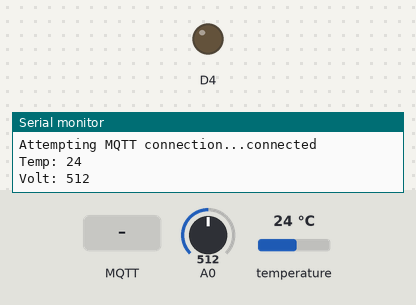
A sketch run on a simulated ESP8266 (NodeMCU). Parts: output pins drawn as LEDs (lit = HIGH), the last lines printed to the serial monitor. Inputs (shaded band) come from the test bench; at power-on: A0 = 512, temperature 24 °C. WiFi joins after 1.5 s; servers stay silent unless stated; no MQTT or app messages arrive unless stated.

Above: at 2.7 s.
2.8 s: MQTT message "1" arrives on the first subscribed topic
At 3.4 s:
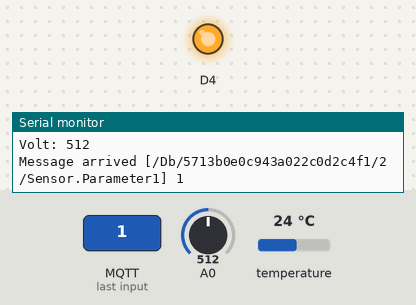
4.5 s: MQTT message "0" arrives on the first subscribed topic
At 5.7 s:
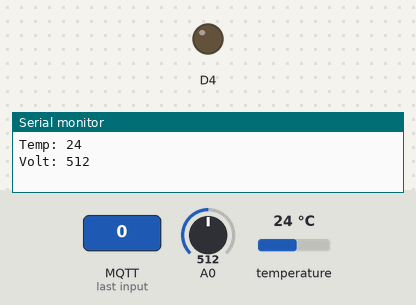
Timing chart, 0 to 7.5 s (numbered marks = the images above; inputs shaded):
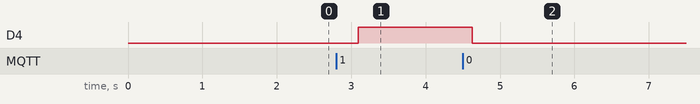

Measured:
- after the input at 2.8 s, D4: LOW → HIGH after 0.30 s
- after the input at 4.5 s, D4: HIGH → LOW after 0.13 s

The sketch:

mqtt_iot_playground.ino
```cpp
#include <ESP8266WiFi.h>
#include <PubSubClient.h>
#include <OneWire.h>
#include <DallasTemperature.h>

// Update these with values suitable for your network.

const char* ssid = "YOUR_WIFI_NETWORK_ID";
const char* password = "YOUR_WIFI_NETWORK_PASS";
const char* mqtt_server = "cloud.iot-playground.com";

#define ONE_WIRE_BUS D7

WiFiClient espClient;
PubSubClient client(espClient);

OneWire oneWire(ONE_WIRE_BUS);
DallasTemperature sensors(&oneWire);

char msg[10];

int temp;
int voltage;

char inTopicLedCtrl[] = "/Db/5713b0e0c943a022c0d2c4f1/2/Sensor.Parameter1";
char outTopicTemp[] = "/Db/5713b0e0c943a022c0d2c4f1/1/Sensor.Parameter1";
char outTopicVoltage[] = "/Db/5713b0e0c943a022c0d2c4f1/1/Sensor.Parameter2";

void setup_wifi() {

  delay(10);
  // We start by connecting to a WiFi network
  Serial.println();
  Serial.print("Connecting to ");
  Serial.println(ssid);

  WiFi.begin(ssid, password);

  while (WiFi.status() != WL_CONNECTED) {
    delay(500);
    Serial.print(".");
  }

  Serial.println("");
  Serial.println("WiFi connected");
  Serial.println("IP address: ");
  Serial.println(WiFi.localIP());
}

void callback(char* topic, byte* payload, unsigned int length) {
  Serial.print("Message arrived [");
  Serial.print(topic);
  Serial.print("] ");
  for (int i = 0; i < length; i++) {
    Serial.print((char)payload[i]);
  }
  Serial.println();

  // Switch on the LED if an 1 was received as first character
  if ((char)payload[0] == '1') {
    digitalWrite(BUILTIN_LED, HIGH);
    // but actually the LED is on; this is because
    // it is acive low on the ESP-01)
  } else if ((char)payload[0] == '0'){
    digitalWrite(BUILTIN_LED, LOW);  // Turn the LED off by making the voltage HIGH
  }

}

void reconnect() {
  // Loop until we're reconnected
  while (!client.connected()) {
    Serial.print("Attempting MQTT connection...");
    // Attempt to connect
    if (client.connect("ESP8266Client", "lampa", "a^2+b^2=c^2")) {
      Serial.println("connected");
      // ... and resubscribe
      client.subscribe(inTopicLedCtrl);
    } else {
      Serial.print("failed, rc=");
      Serial.print(client.state());
      Serial.println(" try again in 5 seconds");
      // Wait 5 seconds before retrying
      delay(5000);
    }
  }
}

void setup() {
  pinMode(BUILTIN_LED, OUTPUT);     // Initialize the BUILTIN_LED pin as an output
  Serial.begin(115200);
  setup_wifi();
  client.setServer(mqtt_server, 1883);
  client.setCallback(callback);
}

void loop() {

  if (!client.connected()) {
    reconnect();
  }
  client.loop();

    sensors.requestTemperatures();

    temp = sensors.getTempCByIndex(0);

    snprintf (msg, 5, "%ld", temp);

    Serial.print("Temp: ");
    Serial.println(temp);

    client.publish(outTopicTemp, msg);

    voltage = analogRead(A0);

    snprintf (msg, 5, "%ld", voltage);

    Serial.print("Volt: ");
    Serial.println(voltage);

    client.publish(outTopicVoltage, msg);

}
```
